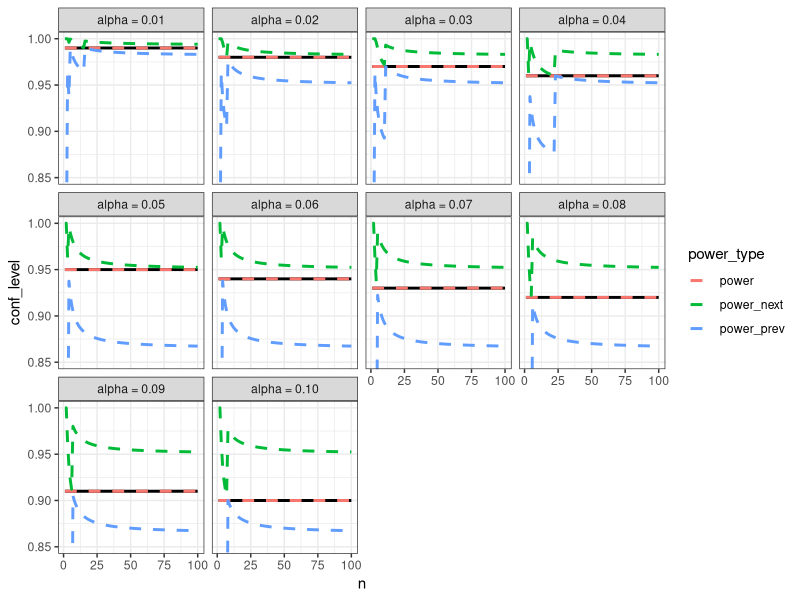

Source code (R):
rm(list = ls())

# behavior of clopper-pearson interval for binomial proportions
# https://en.wikipedia.org/wiki/Binomial_proportion_confidence_interval

# args
successes = 5
n = 20
psi_0 = 0.1
alpha = 0.1
alternative = "two.sided"

# binomial test
out <- binom.test(
  x = successes,
  n = n,
  p = psi_0,
  conf.level = 1 - alpha,
  alternative = alternative
)
out$conf.int

# calculation of CI via quantiles of beta distribition
ci_beta <- c(
  qbeta(
    p = alpha/2,
    shape1 = successes,
    shape2 = n - successes + 1,
    ncp = 0,
    lower.tail = TRUE,
    log.p = FALSE
  ),
  qbeta(
    p = 1 - alpha/2,
    shape1 = successes + 1,
    shape2 = n - successes,
    ncp = 0,
    lower.tail = TRUE,
    log.p = FALSE
  )
)
assertthat::are_equal(ci_beta[1], out$conf.int[1])
assertthat::are_equal(ci_beta[2], out$conf.int[2])


# ---- 0 successes, two-sided-----------------------------------------------

# binomial test
out_0 <- binom.test(
  x = 0,
  n = n,
  p = psi_0,
  conf.level = 1 - alpha,
  alternative = alternative
)
out_0$conf.int

# closed form expression
ci_man_0 <- c(
  0,
  1 - ((alpha/2)^(1/n))
  )
assertthat::are_equal(ci_man_0[1], out_0$conf.int[1])
assertthat::are_equal(ci_man_0[2], out_0$conf.int[2])

# quantile function beta distribution
ci_beta_0 <- c(
  qbeta(
    p = alpha/2,
    shape1 = 0,
    shape2 = n - 1,
    ncp = 0,
    lower.tail = TRUE,
    log.p = FALSE
  ),
  qbeta(
    p = 1 - alpha/2,
    shape1 = 1,
    shape2 = n,
    ncp = 0,
    lower.tail = TRUE,
    log.p = FALSE
  )
)
assertthat::are_equal(ci_beta_0[1], out_0$conf.int[1])
assertthat::are_equal(ci_beta_0[2], out_0$conf.int[2])

pbinom(q = ci_man_0[1], size = n, prob = 0)
pbinom(q = ci_man_0[2], size = n, prob = 0, lower.tail = FALSE)

# ---- 0 successes, one-sided-----------------------------------------------

# binomial test
out_0 <- binom.test(
  x = 0,
  n = n,
  p = psi_0,
  conf.level = 1 - alpha,
  alternative = "less" # "greater" gives CI(x,1), which does not make sense
)
out_0$conf.int

# closed form expression
ci_man_0 <- c(
  0,
  1 - ((alpha)^(1/n))
)
assertthat::are_equal(ci_man_0[1], out_0$conf.int[1])
assertthat::are_equal(ci_man_0[2], out_0$conf.int[2])

# quantile function beta distribution (ref. Cai 05)
ci_beta_0 <- c(
  qbeta(
    p = alpha,
    shape1 = 0,
    shape2 = n - 1,
    ncp = 0,
    lower.tail = TRUE,
    log.p = FALSE
  ),
  qbeta(
    p = 1 - alpha,
    shape1 = 1,
    shape2 = n,
    ncp = 0,
    lower.tail = TRUE,
    log.p = FALSE
  )
)
assertthat::are_equal(ci_beta_0[1], out_0$conf.int[1]) # ci_beta_0[1] is NA
assertthat::are_equal(ci_beta_0[2], out_0$conf.int[2])


# ---- 0 successes, alpha ~= beta -----------------------------------------------


# 95%-percentile under h_0
qbinom(
  p = 1 - alpha,
  size = n,
  prob = 0
)

# 5%-percentile under h_a with psi = CI upper bound
qbinom(
  p = alpha,
  size = n,
  prob = ci_man_0[2]
)

# next possible percentile under h_a > 95%-percentile under h_0
qbinom(
  p = alpha,
  size = n,
  prob = ceiling(n * ci_man_0[2])/n
)

# beta
pbinom(
  q = 0,
  size= n,
  prob = ci_man_0[2]
)


test_CI_mdd <- function(
    alpha,
    n
){
  ci_upper <- 1 - ((alpha)^(1/n)) # one-sided
  beta <- pbinom(
    q =   qbinom(p = alpha, size = n, prob = 0),
    size= n,
    prob = ci_upper
  )
  q_h0 <- qbinom(p = 1 - alpha, size = n, prob = 0)
  q_ha <- qbinom(p = alpha, size = n, prob = ci_upper)
  psi_next <- ceiling(n * ci_upper)/n
  psi_prev <- floor(n * ci_upper)/n
  q_ha_next <- qbinom(p = alpha, size = n, prob = psi_next)
  q_ha_prev <- qbinom(p = alpha, size = n, prob = psi_prev)
  beta_next <- pbinom(
    q =   qbinom(p = alpha, size = n, prob = 0),
    size= n,
    prob = psi_next
  )
  beta_prev <- pbinom(
    q =   qbinom(p = alpha, size = n, prob = 0),
    size= n,
    prob = psi_prev
  )
  data.frame(
    n = n,
    alpha = alpha,
    beta = beta,
    diff_alpha_beta = alpha - beta,
    beta_next = beta_next,
    beta_prev,
    diff_alpha_beta_next = alpha - beta_next,
    diff_alpha_beta_prev = alpha - beta_prev,
    q_h0 = q_h0,
    q_ha = q_ha,
    q_ha_next = q_ha_next,
    diff_q_h0_ha = q_ha - q_h0,
    diff_q_ha_next = q_ha_next - q_ha,
    ci_upper = ci_upper,
    psi_next = psi_next,
    conf_level = 1 - alpha,
    power = 1 - beta,
    power_next = 1 - beta_next,
    power_prev = 1 - beta_prev
  )

}

test <- data.frame(
  n_in = seq_len(100)
) |> tidyr::crossing(
  alpha_in = seq(1,10)/100
) |>
  dplyr::mutate(
    tmp = purrr::pmap(
      list(
        n = .data$n_in,
        alpha = .data$alpha_in
      ),
      test_CI_mdd
    )
  ) |>
  tidyr::unnest(tmp)

if (FALSE){
  View(test |> dplyr::filter(diff_q_h0_ha == 0 & diff_q_ha_next > 0))
test$diff_alpha_beta |> hist()
test$diff_alpha_beta_next |> hist()
test$diff_alpha_beta_prev |> hist()
test$diff_alpha_beta |> abs() |> max()
test$diff_alpha_beta_next |> abs() |> min()
test$diff_alpha_beta_prev |> abs() |> min()
}

# visualize
test |>
  dplyr::mutate(
    alpha_lab = sprintf("alpha = %.2f", alpha)
  ) |>
  tidyr::pivot_longer(
    cols = tidyselect::starts_with("power"),
    names_to = "power_type",
    values_to = "power_value"
  ) |>
ggplot2::ggplot(data = _) +
  ggplot2::geom_line(
    mapping = ggplot2::aes(x = n, y = conf_level),
    size = 1
  ) +
  ggplot2::geom_line(
    mapping = ggplot2::aes(x = n, y = power_value, color = power_type),
    linetype = "dashed",
    size = 1
  ) +
  ggplot2::facet_wrap(facets = ggplot2::vars(alpha_lab)) +
  ggplot2::coord_cartesian(ylim = c((min(test$conf_level) - 0.05), 1)) +
  ggplot2::theme_bw()
